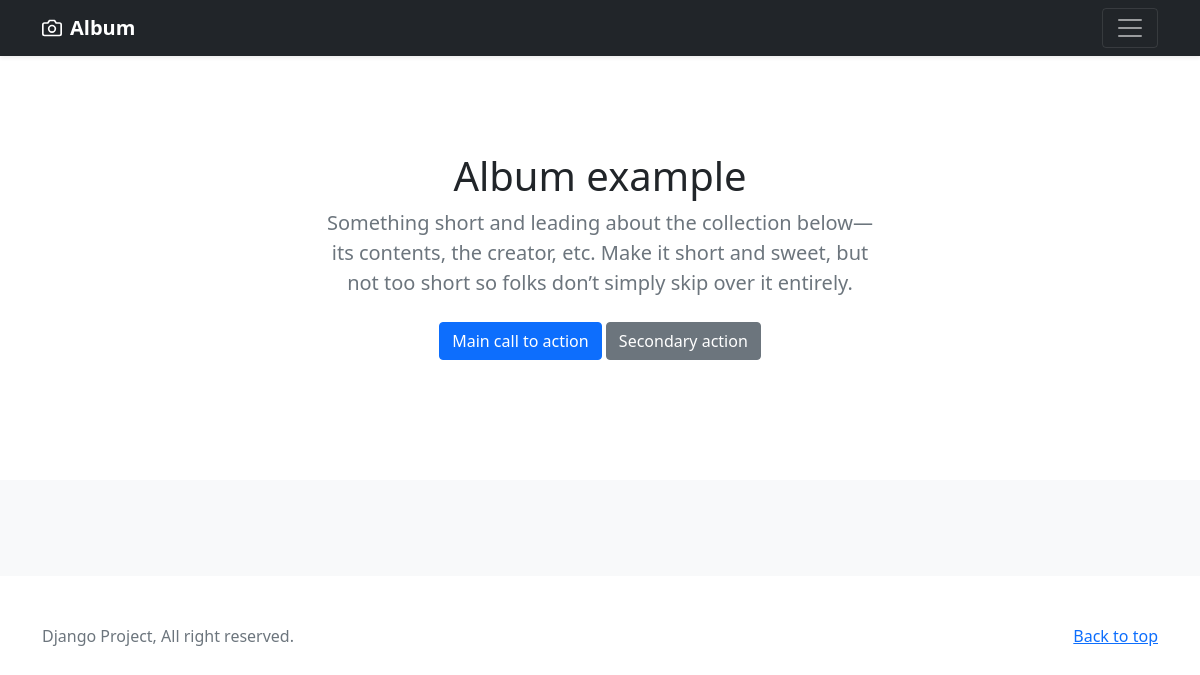
The page /album/ on the database as committed earlier.
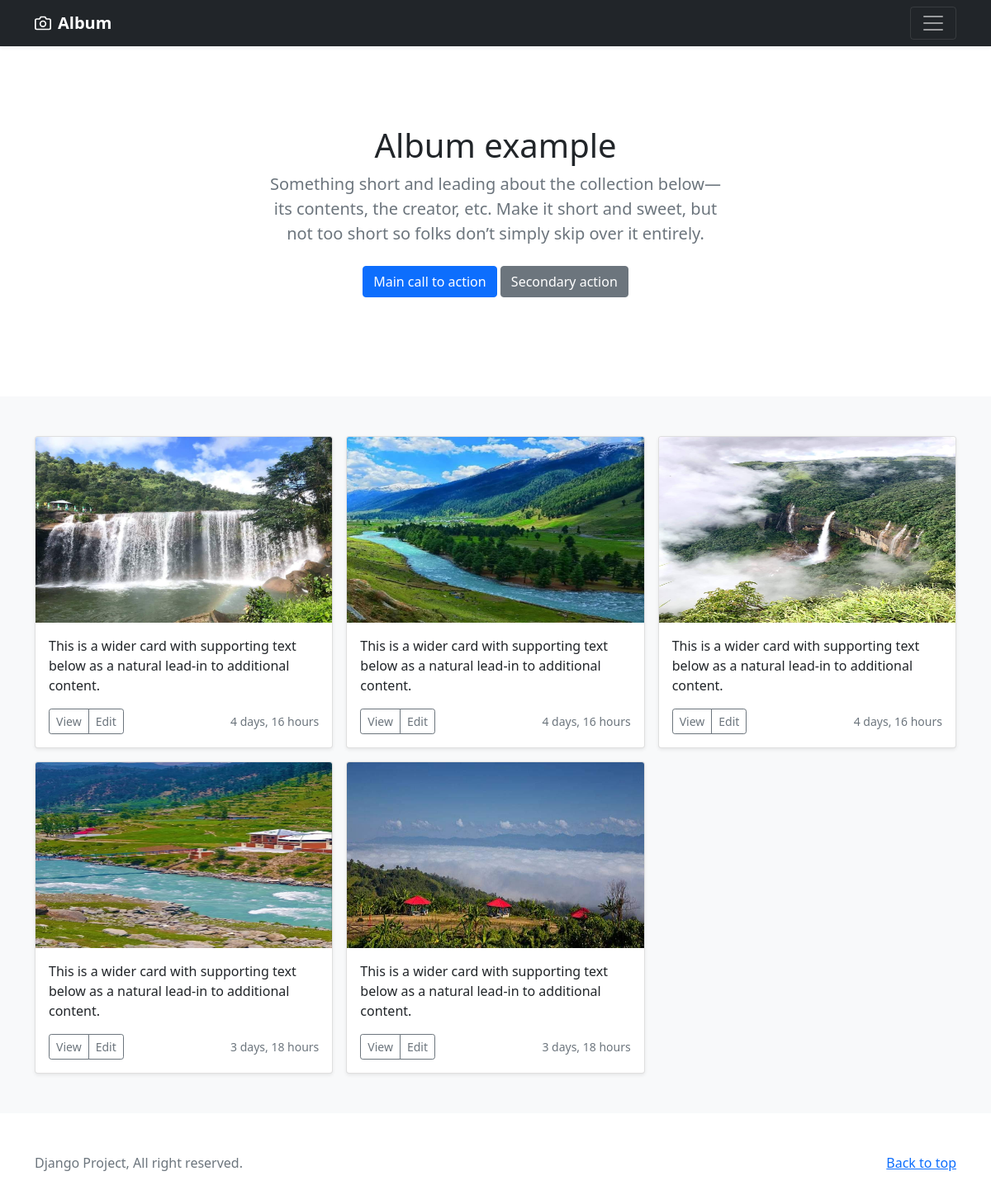
The same page on the database as committed later.
### album/models.py (models this page shows)
class Album(models.Model):
    thumbnail = models.ImageField(upload_to = 'album/photo/')
    description = models.TextField()
    creation = models.DateTimeField(auto_now_add=True)

### album/views.py (the view)
# urls.py: path('', views.album, name='album')
def album(request):
    albums = Album.objects.all()
    context = {
        'albums': albums
    }
    return render(request, 'album/index.html', context)

### templates/album/index.html (shortened to what this page needs)
{% load static %}
<!doctype html>
<html lang="en">
  <head>
    <link href="{% static 'assets/dist/css/bootstrap.min.css'%}" rel="stylesheet">
  </head>
  <body>
<header>
  <div class="navbar navbar-dark bg-dark shadow-sm">
    <div class="container">
      <a href="#" class="navbar-brand d-flex align-items-center">
        <strong>Album</strong>
      </a>
      <button class="navbar-toggler" type="button" data-bs-toggle="collapse" data-bs-target="#navbarHeader" aria-controls="navbarHeader" aria-expanded="false" aria-label="Toggle navigation">
        <span class="navbar-toggler-icon"></span>
      </button>
    </div>
  </div>
</header>
<main>
  <section class="py-5 text-center container">
    <div class="row py-lg-5">
      <div class="col-lg-6 col-md-8 mx-auto">
        <h1 class="fw-light">Album example</h1>
        <p class="lead text-muted">Something short and leading about the collection below—its contents, the creator, etc. Make it short and sweet, but not too short so folks don’t simply skip over it entirely.</p>
        <p>
          <a href="#" class="btn btn-primary my-2">Main call to action</a>
          <a href="#" class="btn btn-secondary my-2">Secondary action</a>
        </p>
      </div>
    </div>
  </section>
  <div class="album py-5 bg-light">
    <div class="container">
      <div class="row row-cols-1 row-cols-sm-2 row-cols-md-3 g-3">
        {% for album in albums %}
        <div class="col">
          <div class="card shadow-sm">
            <img class="bd-placeholder-img card-img-top" width="100%" height="225" src ="{{ album.thumbnail.url }}" alt="Image">
            <div class="card-body">
              <p class="card-text">{{ album.description }}</p>
              <div class="d-flex justify-content-between align-items-center">
                <div class="btn-group">
                  <button type="button" class="btn btn-sm btn-outline-secondary">View</button>
                  <button type="button" class="btn btn-sm btn-outline-secondary">Edit</button>
                </div>
                <small class="text-muted"> {{ album.creation | timesince }}</small>
              </div>
            </div>
          </div>
        </div>
        {% endfor %}
    </div>
    </div>
  </div>
</main>
<footer class="text-muted py-5">
  <div class="container">
    <p class="float-end mb-1">
      <a href="#">Back to top</a>
    </p>
    <p class="mb-1">Django Project, All right reserved.</p>
  </div>
</footer>
  </body>
</html>

Rows that differ between the two databases and show on the page:
added Album: thumbnail (picture), description "This is a wider card with supporting text below as a natural lead-in to additional content.", creation "4 days, 16 hours"
added Album: thumbnail (picture), description "This is a wider card with supporting text below as a natural lead-in to additional content.", creation "4 days, 16 hours"
added Album: thumbnail (picture), description "This is a wider card with supporting text below as a natural lead-in to additional content.", creation "4 days, 16 hours"
added Album: thumbnail (picture), description "This is a wider card with supporting text below as a natural lead-in to additional content.", creation "3 days, 18 hours"
added Album: thumbnail (picture), description "This is a wider card with supporting text below as a natural lead-in to additional content.", creation "3 days, 18 hours"
